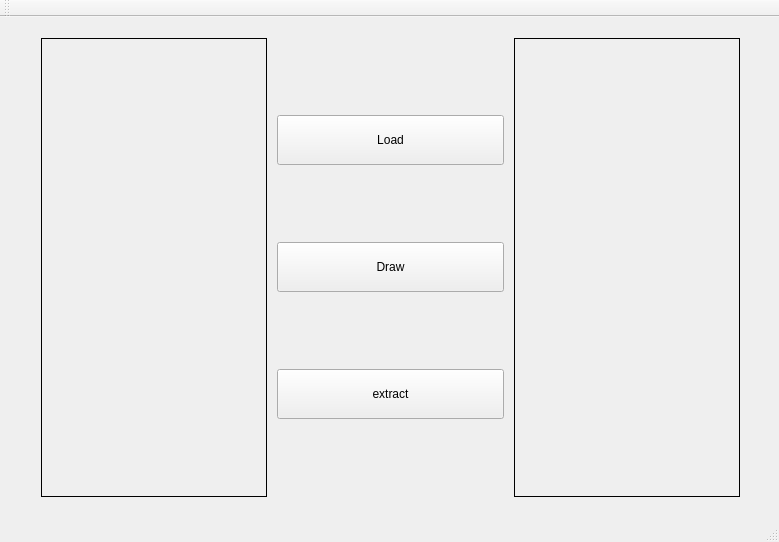
<?xml version="1.0" encoding="UTF-8"?>
<ui version="4.0">
 <class>MainWindow</class>
 <widget class="QMainWindow" name="MainWindow">
  <property name="geometry">
   <rect>
    <x>0</x>
    <y>0</y>
    <width>779</width>
    <height>542</height>
   </rect>
  </property>
  <property name="windowTitle">
   <string>MainWindow</string>
  </property>
  <widget class="QWidget" name="centralWidget">
   <widget class="QWidget" name="">
    <property name="geometry">
     <rect>
      <x>30</x>
      <y>10</y>
      <width>721</width>
      <height>481</height>
     </rect>
    </property>
    <layout class="QHBoxLayout" name="horizontalLayout">
     <property name="spacing">
      <number>10</number>
     </property>
     <property name="sizeConstraint">
      <enum>QLayout::SetMinimumSize</enum>
     </property>
     <item>
      <widget class="imgLabel" name="label_image">
       <property name="sizePolicy">
        <sizepolicy hsizetype="Minimum" vsizetype="Minimum">
         <horstretch>0</horstretch>
         <verstretch>0</verstretch>
        </sizepolicy>
       </property>
       <property name="frameShape">
        <enum>QFrame::Box</enum>
       </property>
       <property name="frameShadow">
        <enum>QFrame::Plain</enum>
       </property>
       <property name="text">
        <string/>
       </property>
       <property name="scaledContents">
        <bool>false</bool>
       </property>
       <property name="wordWrap">
        <bool>false</bool>
       </property>
      </widget>
     </item>
     <item>
      <layout class="QVBoxLayout" name="verticalLayout">
       <property name="spacing">
        <number>0</number>
       </property>
       <property name="sizeConstraint">
        <enum>QLayout::SetMinimumSize</enum>
       </property>
       <item>
        <widget class="QPushButton" name="pushButton_load">
         <property name="sizePolicy">
          <sizepolicy hsizetype="Minimum" vsizetype="Fixed">
           <horstretch>0</horstretch>
           <verstretch>0</verstretch>
          </sizepolicy>
         </property>
         <property name="minimumSize">
          <size>
           <width>210</width>
           <height>50</height>
          </size>
         </property>
         <property name="text">
          <string>Load</string>
         </property>
         <property name="icon">
          <iconset resource="icons.qrc">
           <normaloff>:/MyIcons/png/photos13.png</normaloff>:/MyIcons/png/photos13.png</iconset>
         </property>
        </widget>
       </item>
       <item>
        <widget class="QPushButton" name="pushButton_draw">
         <property name="enabled">
          <bool>true</bool>
         </property>
         <property name="sizePolicy">
          <sizepolicy hsizetype="Minimum" vsizetype="Fixed">
           <horstretch>0</horstretch>
           <verstretch>0</verstretch>
          </sizepolicy>
         </property>
         <property name="minimumSize">
          <size>
           <width>210</width>
           <height>50</height>
          </size>
         </property>
         <property name="text">
          <string>Draw</string>
         </property>
         <property name="icon">
          <iconset resource="icons.qrc">
           <normaloff>:/MyIcons/png/paint86.png</normaloff>:/MyIcons/png/paint86.png</iconset>
         </property>
         <property name="checkable">
          <bool>true</bool>
         </property>
        </widget>
       </item>
       <item>
        <widget class="QPushButton" name="pushButton_extract">
         <property name="sizePolicy">
          <sizepolicy hsizetype="Minimum" vsizetype="Fixed">
           <horstretch>0</horstretch>
           <verstretch>0</verstretch>
          </sizepolicy>
         </property>
         <property name="minimumSize">
          <size>
           <width>210</width>
           <height>50</height>
          </size>
         </property>
         <property name="text">
          <string>extract</string>
         </property>
         <property name="icon">
          <iconset resource="icons.qrc">
           <normaloff>:/MyIcons/png/photo24.png</normaloff>:/MyIcons/png/photo24.png</iconset>
         </property>
        </widget>
       </item>
      </layout>
     </item>
     <item>
      <widget class="QLabel" name="label_drawing">
       <property name="sizePolicy">
        <sizepolicy hsizetype="Minimum" vsizetype="Minimum">
         <horstretch>0</horstretch>
         <verstretch>0</verstretch>
        </sizepolicy>
       </property>
       <property name="frameShape">
        <enum>QFrame::Box</enum>
       </property>
       <property name="text">
        <string/>
       </property>
      </widget>
     </item>
    </layout>
   </widget>
  </widget>
  <widget class="QMenuBar" name="menuBar">
   <property name="geometry">
    <rect>
     <x>0</x>
     <y>0</y>
     <width>779</width>
     <height>21</height>
    </rect>
   </property>
  </widget>
  <widget class="QToolBar" name="mainToolBar">
   <attribute name="toolBarArea">
    <enum>TopToolBarArea</enum>
   </attribute>
   <attribute name="toolBarBreak">
    <bool>false</bool>
   </attribute>
  </widget>
  <widget class="QStatusBar" name="statusBar"/>
 </widget>
 <layoutdefault spacing="6" margin="11"/>
 <customwidgets>
  <customwidget>
   <class>imgLabel</class>
   <extends>QLabel</extends>
   <header>imglabel.h</header>
  </customwidget>
 </customwidgets>
 <resources>
  <include location="icons.qrc"/>
 </resources>
 <connections/>
</ui>
